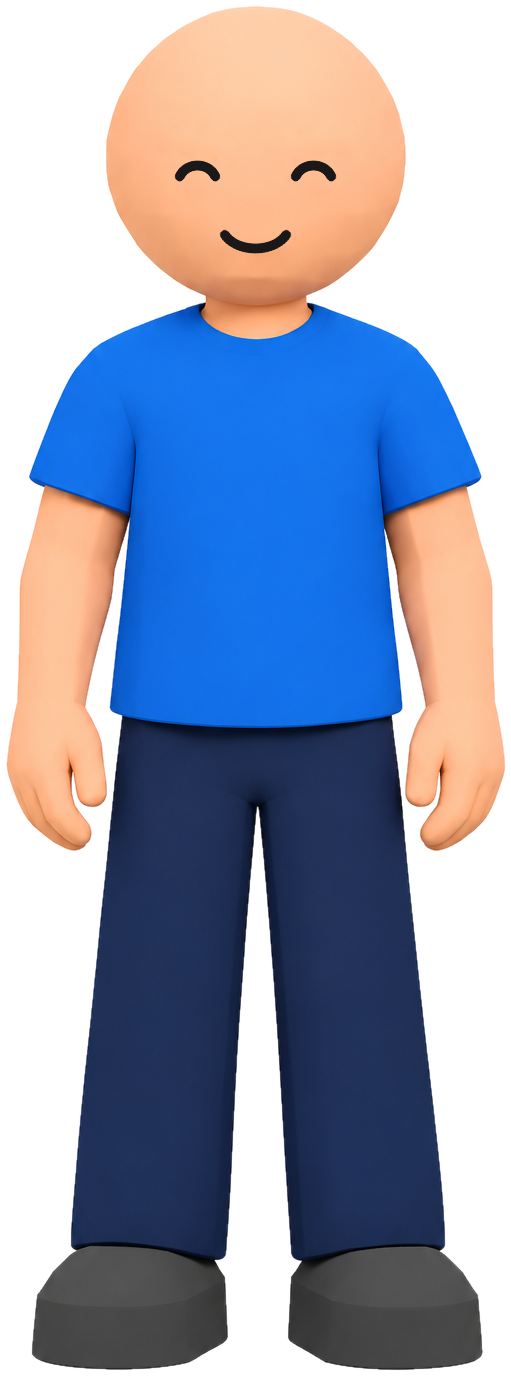
#> input picture production/chars/cut/bf_happy.png, 511 x 1376 px, given in place of 84dcbcbb-image.png, which was not available
$ python cutout.py
#> lines starting #> are read from the running program, lines starting #| are printed output that depends on the picture; after the words box and inside, x2 and y2 are one past the last pixel; in counts of white or black regions, pixels touching at a corner belong together
import numpy as np, sys
from PIL import Image, ImageFilter
from scipy import ndimage
def cut(path):
#> called with path = '84dcbcbb-image.png'
    im=np.asarray(Image.open(path).convert('RGB')).astype(float)
    mx=im.max(2); mn=im.min(2); sat=(mx-mn)
#> after `mx = im.max(2)`:
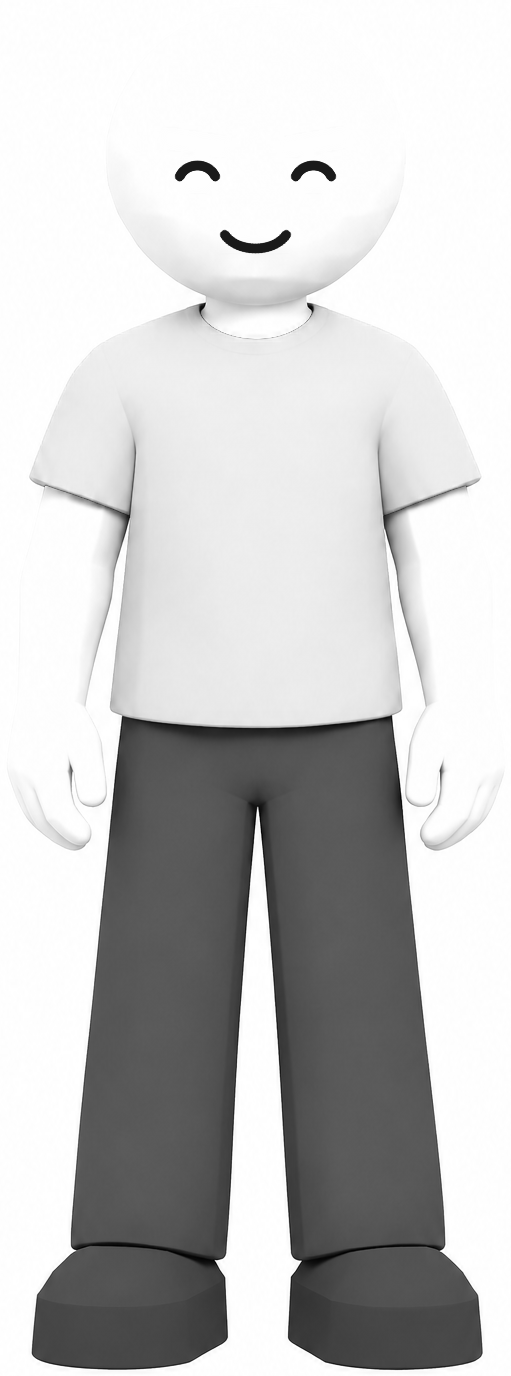
#> mx: shape (1376, 511) float64; min 0, max 255, mean 198.7
#> after `mn = im.min(2)`:
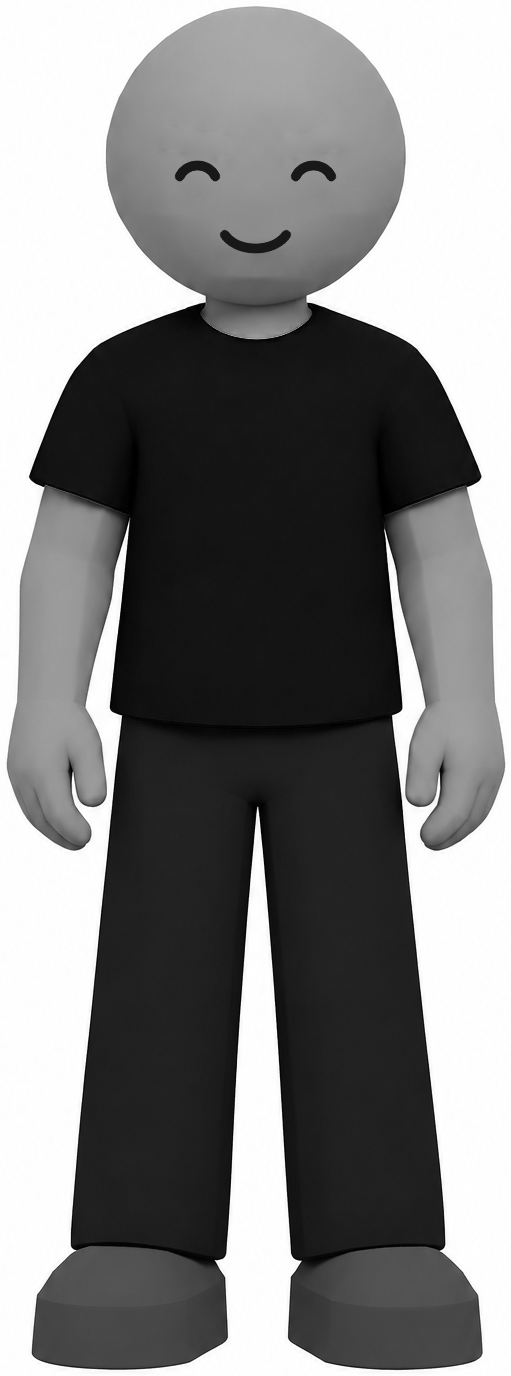
#> mn: shape (1376, 511) float64; min 0, max 255, mean 128.3
#> after `sat = mx - mn`:
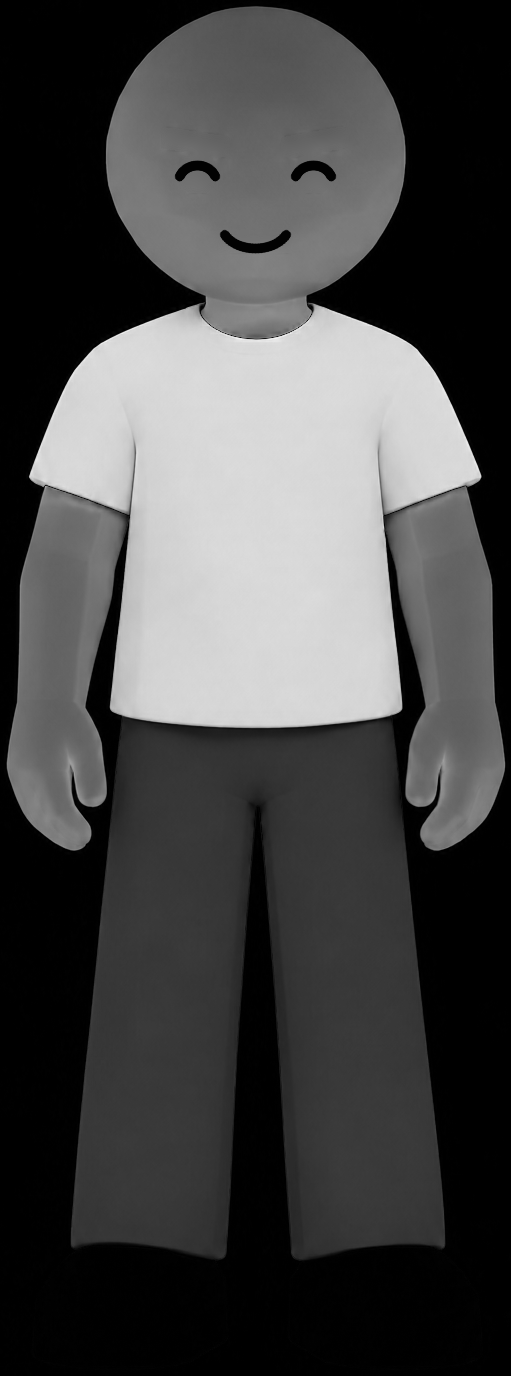
#> sat: shape (1376, 511) float64; min 0, max 243, mean 70.4
    bgish=(mn>150)&(sat<28)          # white or light-grey shadow
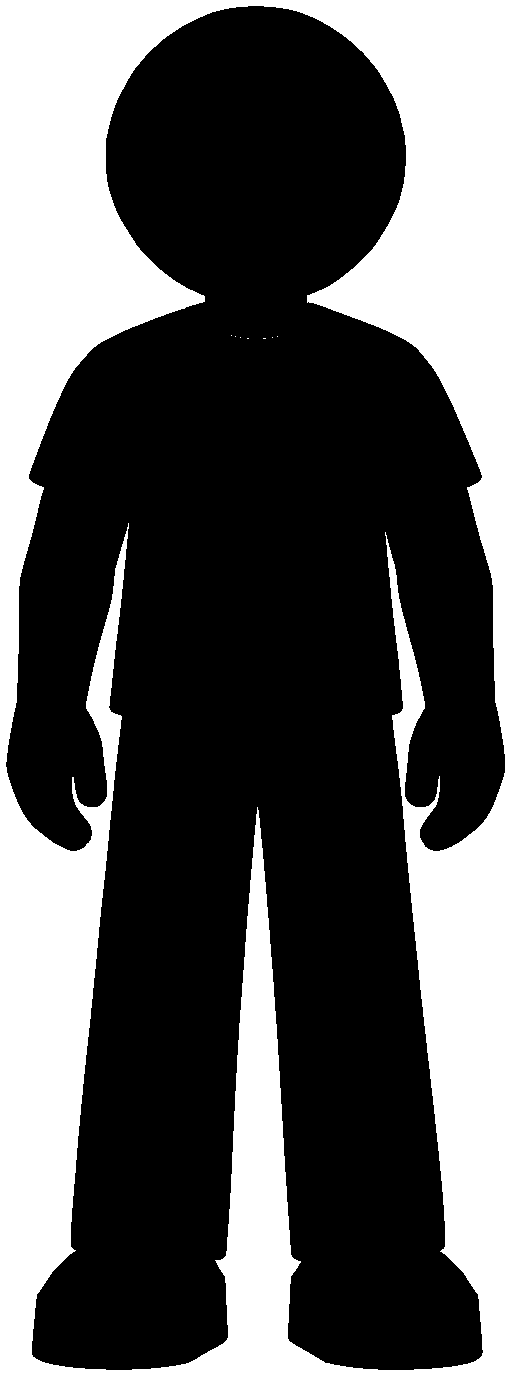
#> bgish: shape (1376, 511) bool; 34.8% white; 8 white regions (7 under 20 px), largest, box (x1, y1, x2, y2) and area: (0, 0, 511, 1376) 244677
    lab,n=ndimage.label(bgish)
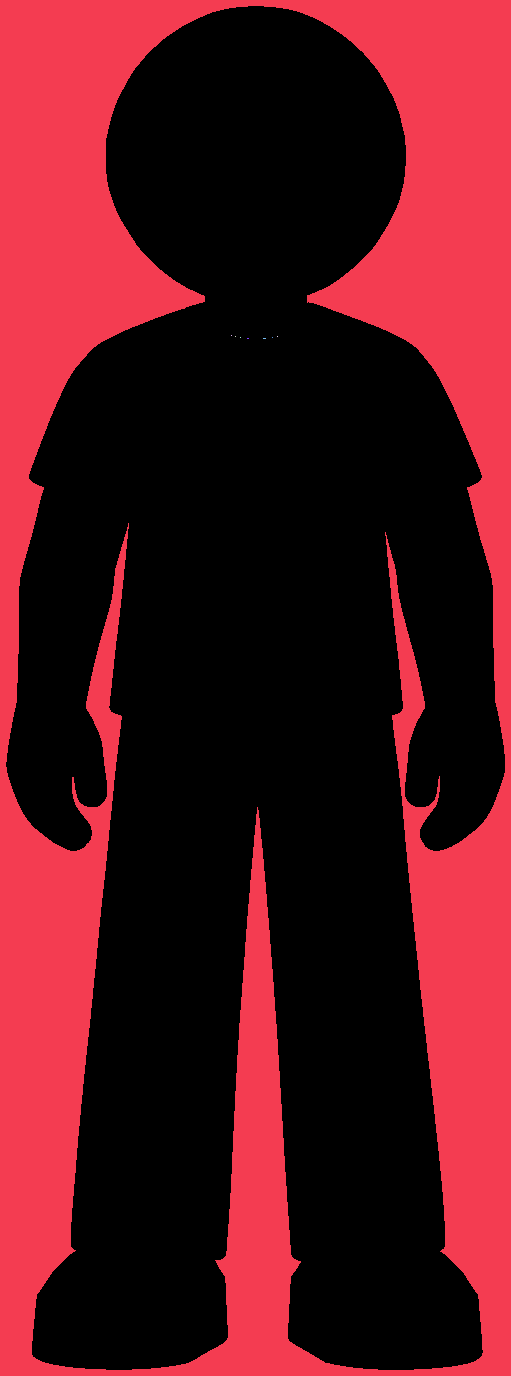
#> lab: shape (1376, 511) int32; 9 distinct labels, from 0 to 8; one colour per label, 0 black
#> n = 8
    border=set(np.unique(np.concatenate([lab[0],lab[-1],lab[:,0],lab[:,-1]])))-{0}
#> border = 1 item
    bg=np.isin(lab,list(border))
#> bg: shape (1376, 511) bool; 34.8% white; 1 white region, box (x1, y1, x2, y2) and area: (0, 0, 511, 1376) 244677
    fg=~bg
    fg=ndimage.binary_opening(fg,iterations=1)
#> fg: shape (1376, 511) bool; 65.2% white; 1 black region, box (x1, y1, x2, y2) and area: (0, 0, 511, 1376) 244682
    fg=ndimage.binary_fill_holes(fg)
    return im.astype(np.uint8), fg
def comps(fg,minarea):
    lab,n=ndimage.label(ndimage.binary_dilation(fg,iterations=6))
    out=[]
    for i,sl in enumerate(ndimage.find_objects(lab)):
        if (sl[0].stop-sl[0].start)*(sl[1].stop-sl[1].start)<minarea: continue
        out.append(sl)
    return sorted(out,key=lambda s:(round(s[0].start/150),s[1].start)), lab
def save(im,fg,sl,name,lab=None,idx=None):
    m=fg[sl].copy()
    a=Image.fromarray((m*255).astype(np.uint8)).filter(ImageFilter.GaussianBlur(0.8))
    rgba=Image.fromarray(im[sl]).convert('RGBA'); rgba.putalpha(a)
    rgba.save(name); print(name,rgba.size)
import os
os.makedirs('cut',exist_ok=True)
for path,prefix in [('84dcbcbb-image.png','gf_ref'),('0d189ee1-image.png','bf_ref'),('efdc538f-image.png','gf'),('cade9d91-image.png','bf')]:
    im,fg=cut(path); sls,lab=comps(fg,20000)
#> after `sls, lab = comps(fg, 20000)`: lab: shape (1376, 511) int32; values 0 (black) and 1 (white), 70% white; 8 black regions (1 under 20 px), largest, box (x1, y1, x2, y2) and area: (0, 0, 248, 762) 56775, (264, 0, 511, 754) 56561, (0, 767, 106, 1376) 39251
#> after `sls, lab = comps(fg, 20000)`: sls = 1 item
    for k,sl in enumerate(sls): save(im,fg,sl,f'cut/{prefix}_{k}.png')
#> this loop made 1 pass
#| cut/gf_ref_0.png (511, 1376)
#> pass 1, in save, `a=Image.fromarray((m*255).astype(np.uint8)).filter(ImageFilter.Gaussia..`:
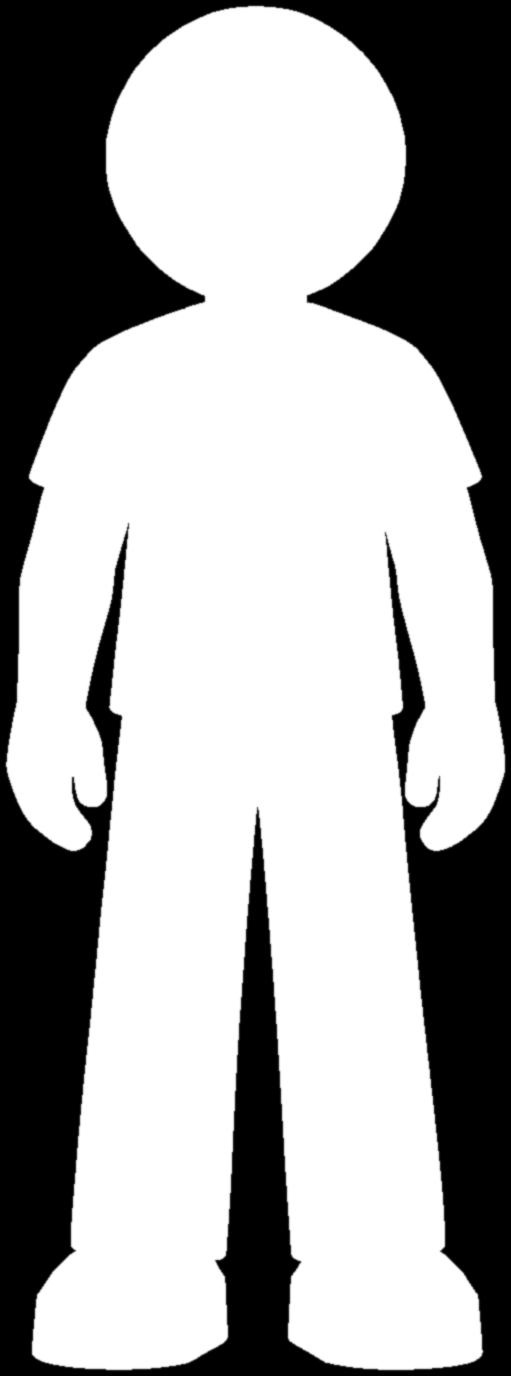
#> a: PIL image 511x1376 L; min 0, max 255, mean 166.3
#> pass 2 of the loop `for path,prefix in [('84dcbcbb-image.png','gf_ref'),('0d189ee1-image.p..`:
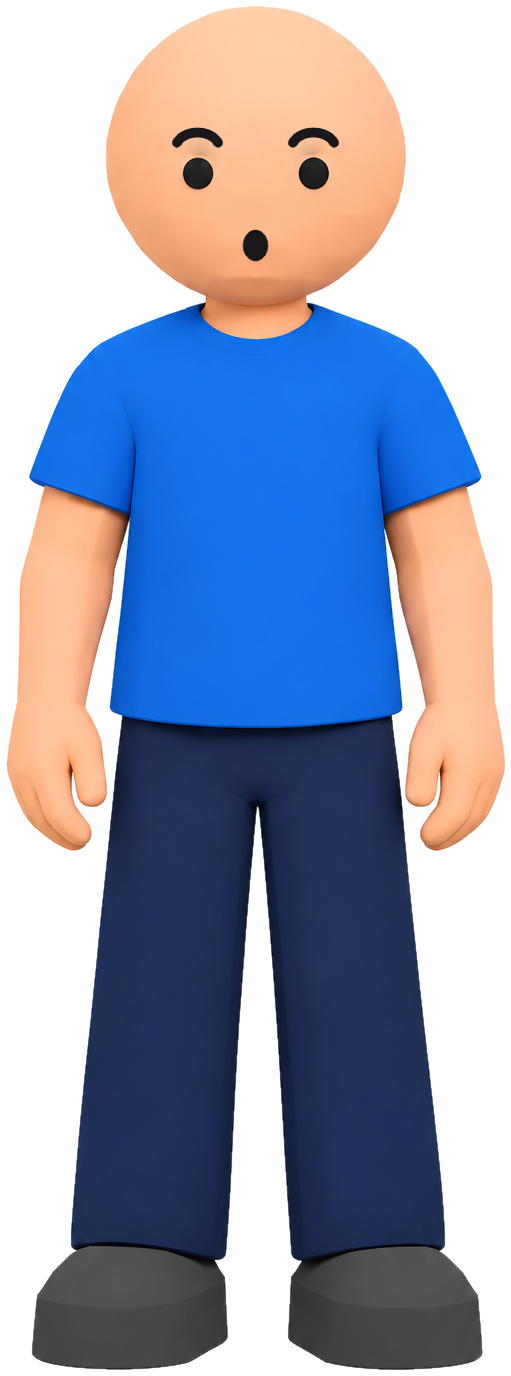
#> input picture production/chars/cut/bf_surprised.png, 511 x 1376 px, given in place of 0d189ee1-image.png, which was not available
#> in cut (call 2), `mn = im.min(2)`:
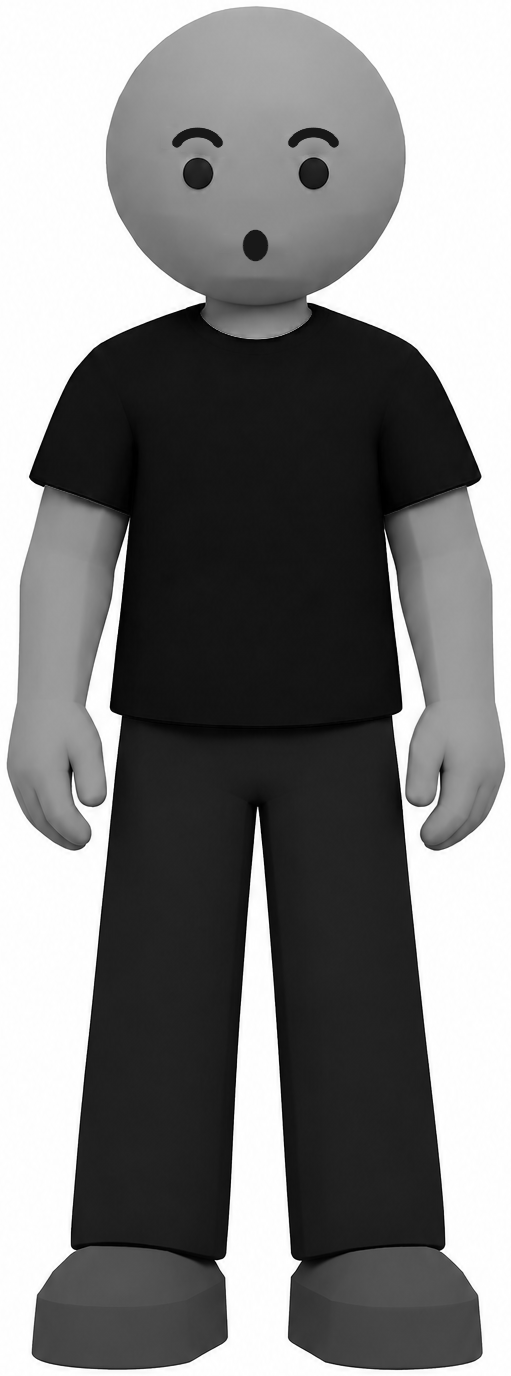
#> mn: shape (1376, 511) float64; min 0, max 255, mean 128.1
#> in cut (call 2), `sat = mx - mn`:
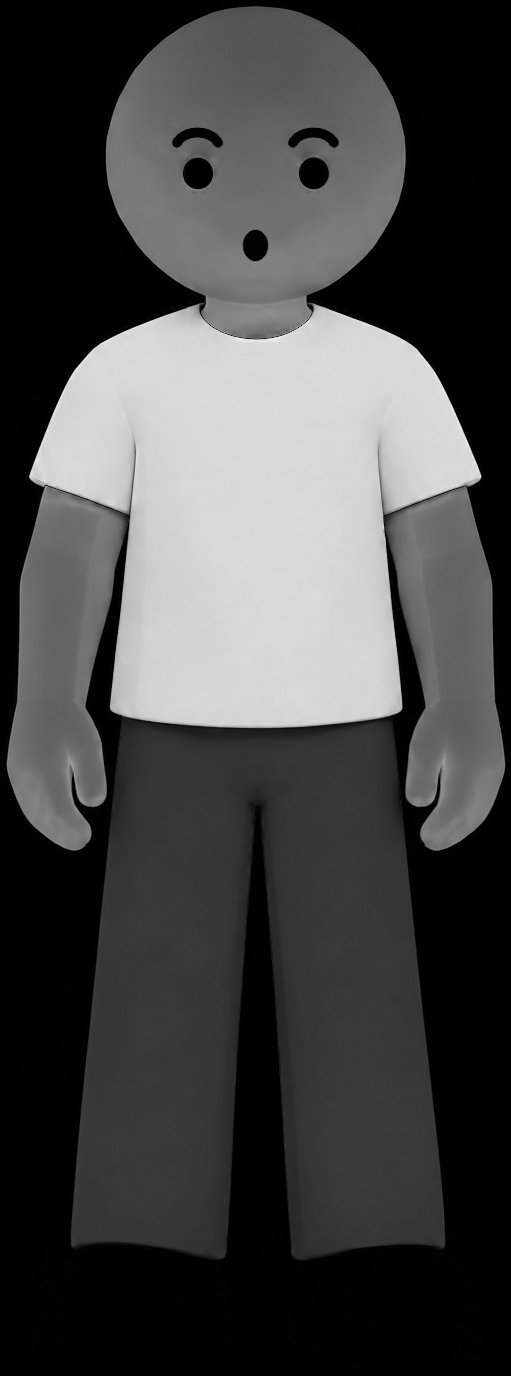
#> sat: shape (1376, 511) float64; min 0, max 243, mean 70.2
#> the loop `for k,sl in enumerate(sls): save(im,fg,sl,f'cut/{prefix}_{k}.png')` made 1 pass
#| cut/bf_ref_0.png (511, 1376)
#> (the run stopped early here; a loop or call above may not have finished)
